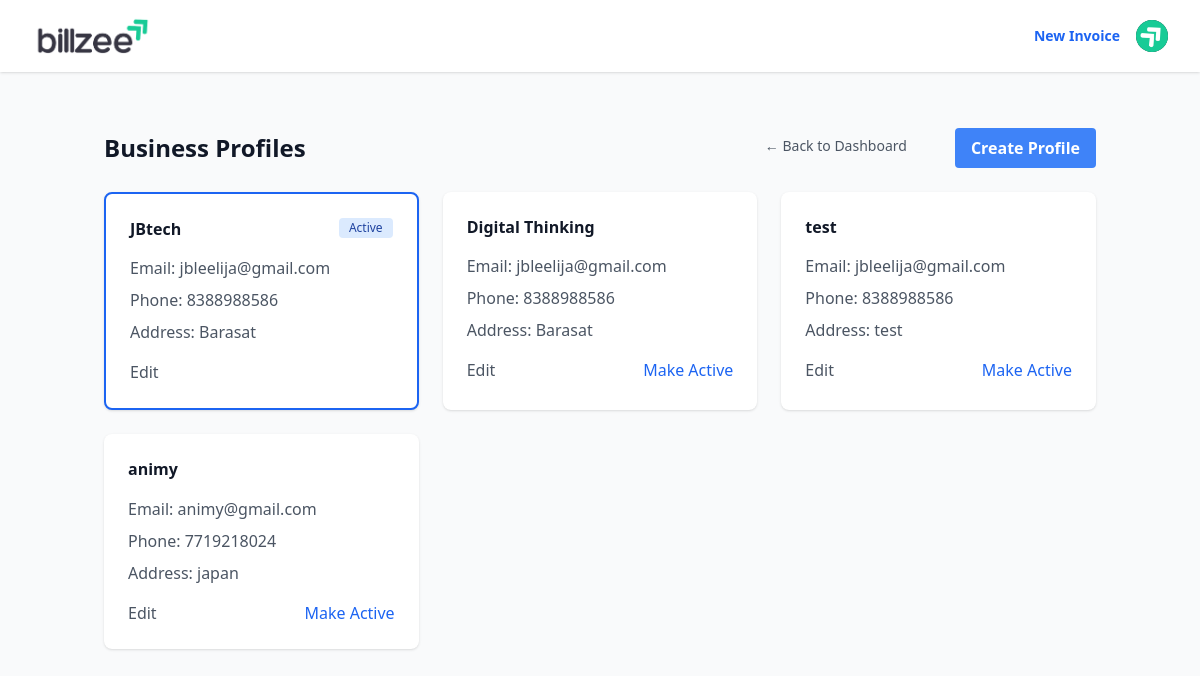
The app's page /users/profiles/ (signed in), older data.
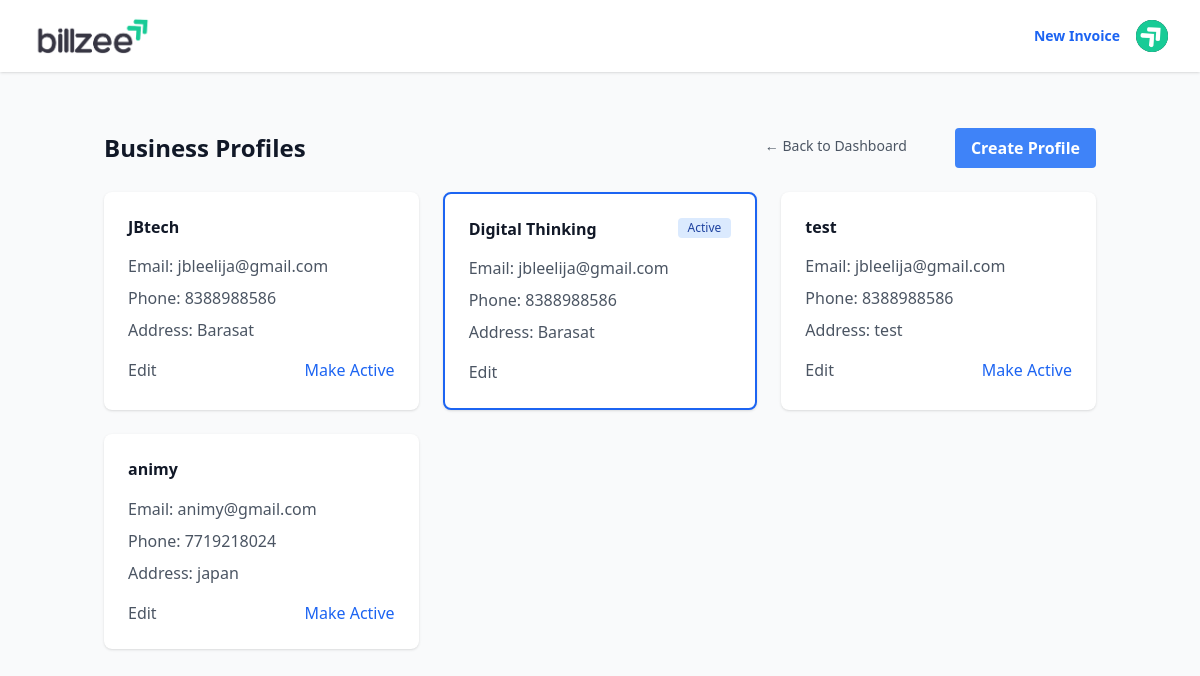
The same page, newer data.
### users/models.py (models this page shows, shortened)
class Profile(models.Model):
    user = models.ForeignKey(CustomUser, on_delete=models.CASCADE, related_name='profiles')
    is_active = models.BooleanField(default=False)
    company_name = models.CharField(max_length=100)
    company_email = models.EmailField()
    password = models.CharField(max_length=128, default='')
    phone_number = models.CharField(max_length=20)
    address = models.TextField()
    city = models.CharField(max_length=100, blank=True)
    state = models.CharField(max_length=100, blank=True)
    country = models.CharField(max_length=100)
    pin_or_zip = models.CharField(max_length=7, blank=True)
    gst_id = models.CharField(max_length=20, blank=True)
    created_at = models.DateTimeField(auto_now_add=True)
    updated_at = models.DateTimeField(auto_now=True)
    class Meta:
        constraints = [
            models.UniqueConstraint(
                fields=['user', 'is_active'],
                condition=models.Q(is_active=True),
                name='unique_active_profile'
            )
        ]

### users/views.py (the view)
# urls.py: path('profiles/', views.profile_list, name='profile_list'),
@login_required
def profile_list(request):
    profiles = Profile.objects.filter(user=request.user)
    return render(request, 'users/profile_list.html', {
        'profiles': profiles,
        'title': 'Business Profiles'
    })

### users/templates/users/profile_list.html (shortened to what this page needs)
{% extends 'base.html' %}
{% block content %}
<div class="container mx-auto px-4 py-8">
    <div class="flex justify-between items-center mb-6">
        <h1 class="text-2xl font-bold text-gray-900">Business Profiles</h1>
        <div class="flex justify-end gap-8">
            <a href="{% url 'invoices:dashboard' %}" class="text-sm text-gray-600 hover:text-gray-900 py-2 px-4">
                ← Back to Dashboard
            </a>
            <a href="{% url 'users:profile_create' %}"
                class="bg-blue-500 hover:bg-blue-600 text-white font-semibold py-2 px-4 rounded">
                Create Profile
            </a>
        </div>
    </div>
    {% if profiles %}
    <div class="grid gap-6 md:grid-cols-2 lg:grid-cols-3">
        {% for profile in profiles %}
        <div class="bg-white rounded-lg shadow p-6 {% if profile.is_active %}border-2 border-blue-600{% endif %}">
            <div class="flex justify-between items-start mb-4">
                <h2 class="text-xl font-semibold text-gray-900">{{ profile.company_name }}</h2>
                {% if profile.is_active %}
                <span class="bg-blue-100 text-blue-800 text-xs font-medium px-2.5 py-0.5 rounded">Active</span>
                {% endif %}
            </div>
            <div class="space-y-2 text-gray-600">
                <p><span class="font-medium">Email:</span> {{ profile.company_email }}</p>
                <p><span class="font-medium">Phone:</span> {{ profile.phone_number|default:"-" }}</p>
                <p><span class="font-medium">Address:</span> {{ profile.address|default:"-" }}</p>
            </div>
            <div class="mt-4 flex justify-between">
                <a href="{% url 'users:profile_edit' profile.pk %}"
                    class="text-gray-600 hover:text-gray-900 font-medium">
                    Edit
                </a>
                {% if not profile.is_active %}
                <form action="{% url 'users:profile_activate' profile.pk %}" method="post" class="inline">
                    <button type="submit" class="text-blue-600 hover:text-blue-800 font-medium">
                        Make Active
                    </button>
                </form>
                {% endif %}
            </div>
        </div>
        {% endfor %}
    </div>
    {% endif %}
</div>
{% endblock %}

Row changes from the older to the newer data that the page shows:
changed Profile "JBtech": is_active "Active" → "Make Active"
changed Profile "Digital Thinking": is_active "Make Active" → "Active"
